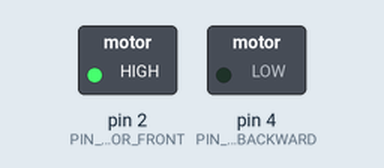
Bench run of a sketch on a simulated Arduino Uno, built with avr-gcc and run on an emulated ATmega328P. Parts: switched loads named in the sketch (green lamp = pin HIGH).

Above: at 0.1 s.
At 3.1 s:
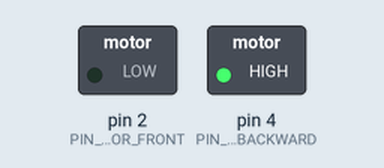
At 6.1 s:
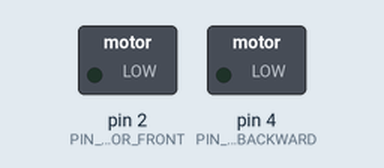
Timing chart, 0 to 7.6 s (numbered marks = the images above):
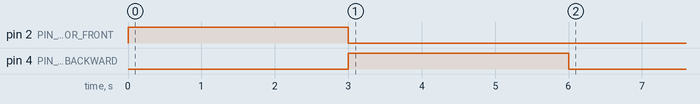

The sketch:

e01_dc_motor.ino
```cpp
int PIN_MOTOR_FRONT = 2;
int PIN_MOTOR_BACKWARD = 4;

void setup() {
  pinMode(PIN_MOTOR_FRONT, OUTPUT);
  pinMode(PIN_MOTOR_BACKWARD, OUTPUT);

  digitalWrite(PIN_MOTOR_FRONT, HIGH); //정회전
  digitalWrite(PIN_MOTOR_BACKWARD, LOW);
  delay(3000);
  digitalWrite(PIN_MOTOR_FRONT, LOW); // 역회전
  digitalWrite(PIN_MOTOR_BACKWARD, HIGH);
  delay(3000);
  digitalWrite(PIN_MOTOR_FRONT, LOW);
  digitalWrite(PIN_MOTOR_BACKWARD, LOW);
}

void loop() {

}
```
